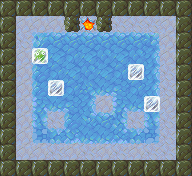

The image is a tile-based game level rendered from a .tmx file. Its description and source (layers, tilesets, objects; grid data summarised) follow:
An orthogonal 12x11 tile map with 16x16 px tiles, 4 tile layers (Bottom, Floor, FloorTop, Blocks), 5 tilesets.

<map version="1.0" orientation="orthogonal" width="12" height="11" tilewidth="16" tileheight="16">
 <tileset firstgid="1" name="ground" tilewidth="16" tileheight="16">
  <image source="assets/tileset-ground.png" width="48" height="16" />
 </tileset>
 <tileset firstgid="4" name="misc" tilewidth="16" tileheight="16">
  <image source="assets/tileset-misc.png" width="64" height="16" />
  <tile id="3">
   <properties>
    <property name="goal" value="true" />
   </properties>
  </tile>
 </tileset>
 <tileset firstgid="8" name="pushblocks" tilewidth="16" tileheight="16">
  <image source="assets/tileset-pushblocks.png" width="48" height="16" />
  <tile id="1">
   <properties>
    <property name="goal" value="true" />
    <property name="sprite" value="assets/frozen.sprite" />
   </properties>
  </tile>
 </tileset>
 <tileset firstgid="11" name="rocks" tilewidth="16" tileheight="16">
  <properties>
   <property name="collision" value="true" />
  </properties>
  <image source="assets/tileset-rocks.png" width="256" height="48" />
 </tileset>
 <tileset firstgid="59" name="slippery" tilewidth="16" tileheight="16">
  <properties>
   <property name="slippery_block" value="true" />
   <property name="slippery_player" value="true" />
  </properties>
  <image source="assets/tileset-slippery.png" width="256" height="48" />
 </tileset>
 <layer name="Bottom" width="12" height="11">
  <data>[132 cells, 132 non-empty, 2 distinct tile ids]</data>
 </layer>
 <layer name="Floor" width="12" height="11">
  <properties>
   <property name="player_offset_y" value="-1" />
   <property name="player_sprite" value="assets/dino.sprite" />
  </properties>
  <data>[132 cells, 96 non-empty, 23 distinct tile ids]</data>
 </layer>
 <layer name="FloorTop" width="12" height="11">
  <data>[132 cells, 2 non-empty, 1 distinct tile ids]</data>
 </layer>
 <layer name="Blocks" width="12" height="11">
  <data>[132 cells, 4 non-empty, 2 distinct tile ids]</data>
 </layer>
</map>
